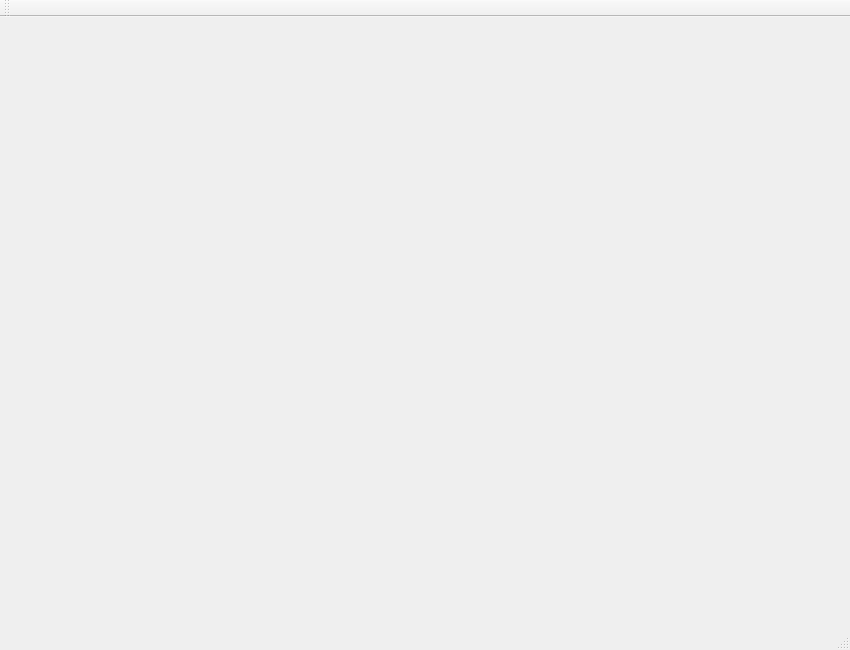
<?xml version="1.0" encoding="UTF-8"?>
<ui version="4.0">
 <class>MainWindow</class>
 <widget class="QMainWindow" name="MainWindow">
  <property name="geometry">
   <rect>
    <x>0</x>
    <y>0</y>
    <width>850</width>
    <height>650</height>
   </rect>
  </property>
  <property name="minimumSize">
   <size>
    <width>850</width>
    <height>650</height>
   </size>
  </property>
  <property name="windowTitle">
   <string>物业管理系统</string>
  </property>
  <widget class="QWidget" name="centralWidget">
   <property name="sizePolicy">
    <sizepolicy hsizetype="Preferred" vsizetype="Preferred">
     <horstretch>0</horstretch>
     <verstretch>0</verstretch>
    </sizepolicy>
   </property>
   <property name="minimumSize">
    <size>
     <width>600</width>
     <height>300</height>
    </size>
   </property>
   <layout class="QFormLayout" name="formLayout"/>
  </widget>
  <widget class="QMenuBar" name="menuBar">
   <property name="geometry">
    <rect>
     <x>0</x>
     <y>0</y>
     <width>850</width>
     <height>23</height>
    </rect>
   </property>
  </widget>
  <widget class="QToolBar" name="mainToolBar">
   <attribute name="toolBarArea">
    <enum>TopToolBarArea</enum>
   </attribute>
   <attribute name="toolBarBreak">
    <bool>false</bool>
   </attribute>
  </widget>
  <widget class="QStatusBar" name="statusBar"/>
  <action name="action">
   <property name="text">
    <string>Tips</string>
   </property>
   <property name="shortcut">
    <string>Ctrl+H</string>
   </property>
  </action>
 </widget>
 <layoutdefault spacing="6" margin="11"/>
 <resources/>
 <connections/>
</ui>
